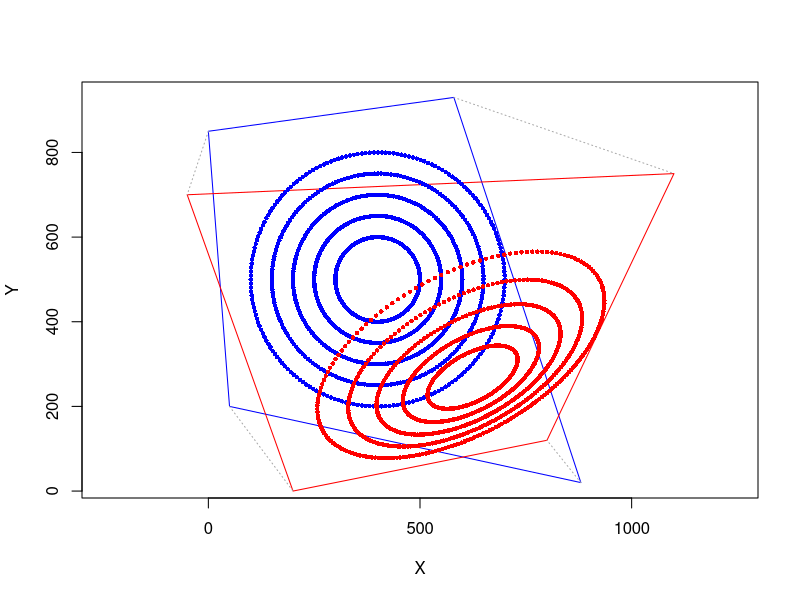

Generate this figure with R:
# Linear keystone distortion correction
# www.overfitting.net
# https://www.overfitting.net/2023/10/transformacion-trapezoidal-de-imagenes.html


# Keystone correction equations:
# https://discorpy.readthedocs.io/en/latest/tutorials/methods.html
# "2.2.7. Calculating coefficients of a correction model for perspective distortion"

# Distorted reference points (BLUE)
xd=c(50, 880, 580, 0)
yd=c(200, 20, 930, 850)

# Undistorted points (RED)
xu=c(200, 800, 1100, -50)
yu=c(0, 120, 750, 700)


# Solve 8 equations linear system: A * k = b -> k = inv(A) * b
A=matrix(nrow=8, ncol=8)
A[1,]=c(xd[1], yd[1], 1, 0,     0,     0, -xd[1]*xu[1], -yd[1]*xu[1])
A[2,]=c(0,     0,     0, xd[1], yd[1], 1, -xd[1]*yu[1], -yd[1]*yu[1])
A[3,]=c(xd[2], yd[2], 1, 0,     0,     0, -xd[2]*xu[2], -yd[2]*xu[2])
A[4,]=c(0,     0,     0, xd[2], yd[2], 1, -xd[2]*yu[2], -yd[2]*yu[2])
A[5,]=c(xd[3], yd[3], 1, 0,     0,     0, -xd[3]*xu[3], -yd[3]*xu[3])
A[6,]=c(0,     0,     0, xd[3], yd[3], 1, -xd[3]*yu[3], -yd[3]*yu[3])
A[7,]=c(xd[4], yd[4], 1, 0,     0,     0, -xd[4]*xu[4], -yd[4]*xu[4])
A[8,]=c(0,     0,     0, xd[4], yd[4], 1, -xd[4]*yu[4], -yd[4]*yu[4])

b=as.matrix(c(xu[1], yu[1], xu[2], yu[2], xu[3], yu[3], xu[4], yu[4]))

k=solve(A, b)  # equivalent to solve(A) %*% b

# Undo distortion function
undo.keystone = function(xd, yd, k) {
    xu = (k[1]*xd+k[2]*yd+k[3]) / (k[7]*xd+k[8]*yd+1)
    yu = (k[4]*xd+k[5]*yd+k[6]) / (k[7]*xd+k[8]*yd+1)
    return(c(xu, yu))  # return pair (xu, yu)
}

# Check
for (i in 1:4) {
    print(undo.keystone(xd[i], yd[i], k))
}


# Plot
plot(c(xd, xd[1]), c(yd, yd[1]), type='l', col='blue', asp=1,
     xlab='X', ylab='Y', xlim=c(-100,1100))
lines(c(xu, xu[1]), c(yu, yu[1]), type='l', col='red')

for (i in 1:4) {
    lines(c(xd[i], xu[i]), c(yd[i], yu[i]), type='l', lty=3, col='darkgray')
}

# Circles
xdp=c()
ydp=c()
R=100
for (j in 0:4) {
    for (i in 0:199) {
        xdp=c(xdp, 400+R*(j/2+1)*sin(2*pi*i/200))
        ydp=c(ydp, 500+R*(j/2+1)*cos(2*pi*i/200))
    }
}
lines(xdp, ydp, type='p', col='blue', pch=16, cex=0.6)
for (i in 1:length(xdp)) {
    xuyu=undo.keystone(xdp[i], ydp[i], k)
    lines(xuyu[1], xuyu[2], type='p', col='red', pch=16, cex=0.6)
}
